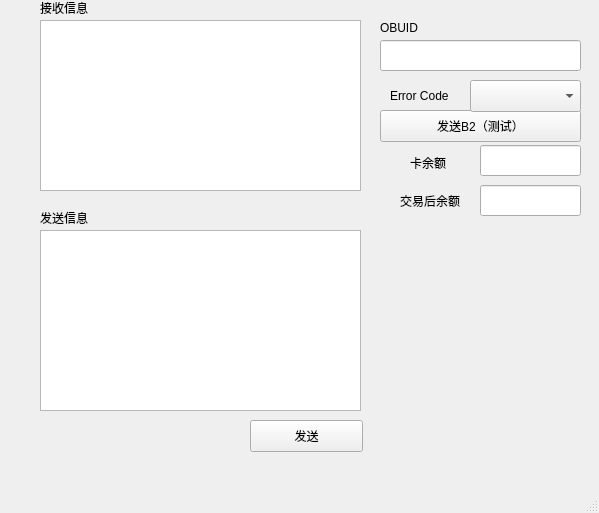
<?xml version="1.0" encoding="UTF-8"?>
<ui version="4.0">
 <class>MainWindow</class>
 <widget class="QMainWindow" name="MainWindow">
  <property name="geometry">
   <rect>
    <x>0</x>
    <y>0</y>
    <width>599</width>
    <height>513</height>
   </rect>
  </property>
  <property name="windowTitle">
   <string>MainWindow</string>
  </property>
  <widget class="QWidget" name="centralwidget">
   <widget class="QTextEdit" name="SmallWin1">
    <property name="geometry">
     <rect>
      <x>40</x>
      <y>20</y>
      <width>321</width>
      <height>171</height>
     </rect>
    </property>
   </widget>
   <widget class="QTextEdit" name="SmallWin2">
    <property name="geometry">
     <rect>
      <x>40</x>
      <y>230</y>
      <width>321</width>
      <height>181</height>
     </rect>
    </property>
   </widget>
   <widget class="QPushButton" name="PressButton">
    <property name="geometry">
     <rect>
      <x>250</x>
      <y>420</y>
      <width>113</width>
      <height>32</height>
     </rect>
    </property>
    <property name="text">
     <string>发送</string>
    </property>
   </widget>
   <widget class="QLabel" name="label">
    <property name="geometry">
     <rect>
      <x>40</x>
      <y>0</y>
      <width>60</width>
      <height>16</height>
     </rect>
    </property>
    <property name="text">
     <string>接收信息</string>
    </property>
   </widget>
   <widget class="QLabel" name="label_2">
    <property name="geometry">
     <rect>
      <x>40</x>
      <y>210</y>
      <width>60</width>
      <height>16</height>
     </rect>
    </property>
    <property name="text">
     <string>发送信息</string>
    </property>
   </widget>
   <widget class="QLineEdit" name="le_OBUID">
    <property name="geometry">
     <rect>
      <x>380</x>
      <y>40</y>
      <width>201</width>
      <height>31</height>
     </rect>
    </property>
    <property name="text">
     <string/>
    </property>
   </widget>
   <widget class="QLabel" name="label_3">
    <property name="geometry">
     <rect>
      <x>380</x>
      <y>20</y>
      <width>60</width>
      <height>16</height>
     </rect>
    </property>
    <property name="text">
     <string>OBUID</string>
    </property>
   </widget>
   <widget class="QPushButton" name="b_sendB2">
    <property name="geometry">
     <rect>
      <x>380</x>
      <y>110</y>
      <width>201</width>
      <height>32</height>
     </rect>
    </property>
    <property name="text">
     <string>发送B2（测试）</string>
    </property>
   </widget>
   <widget class="QComboBox" name="cob_errorCode">
    <property name="geometry">
     <rect>
      <x>470</x>
      <y>80</y>
      <width>111</width>
      <height>32</height>
     </rect>
    </property>
   </widget>
   <widget class="QLabel" name="label_4">
    <property name="geometry">
     <rect>
      <x>390</x>
      <y>80</y>
      <width>71</width>
      <height>31</height>
     </rect>
    </property>
    <property name="text">
     <string>Error Code</string>
    </property>
   </widget>
   <widget class="QLineEdit" name="le_cardrestmon">
    <property name="geometry">
     <rect>
      <x>480</x>
      <y>145</y>
      <width>101</width>
      <height>31</height>
     </rect>
    </property>
    <property name="text">
     <string/>
    </property>
   </widget>
   <widget class="QLineEdit" name="le_cardbalance">
    <property name="geometry">
     <rect>
      <x>480</x>
      <y>185</y>
      <width>101</width>
      <height>31</height>
     </rect>
    </property>
    <property name="text">
     <string/>
    </property>
   </widget>
   <widget class="QLabel" name="label_5">
    <property name="geometry">
     <rect>
      <x>410</x>
      <y>155</y>
      <width>60</width>
      <height>16</height>
     </rect>
    </property>
    <property name="text">
     <string>卡余额</string>
    </property>
   </widget>
   <widget class="QLabel" name="label_6">
    <property name="geometry">
     <rect>
      <x>400</x>
      <y>190</y>
      <width>71</width>
      <height>21</height>
     </rect>
    </property>
    <property name="text">
     <string>交易后余额</string>
    </property>
   </widget>
  </widget>
  <widget class="QMenuBar" name="menubar">
   <property name="geometry">
    <rect>
     <x>0</x>
     <y>0</y>
     <width>599</width>
     <height>24</height>
    </rect>
   </property>
  </widget>
  <widget class="QStatusBar" name="statusbar"/>
 </widget>
 <resources/>
 <connections/>
</ui>
